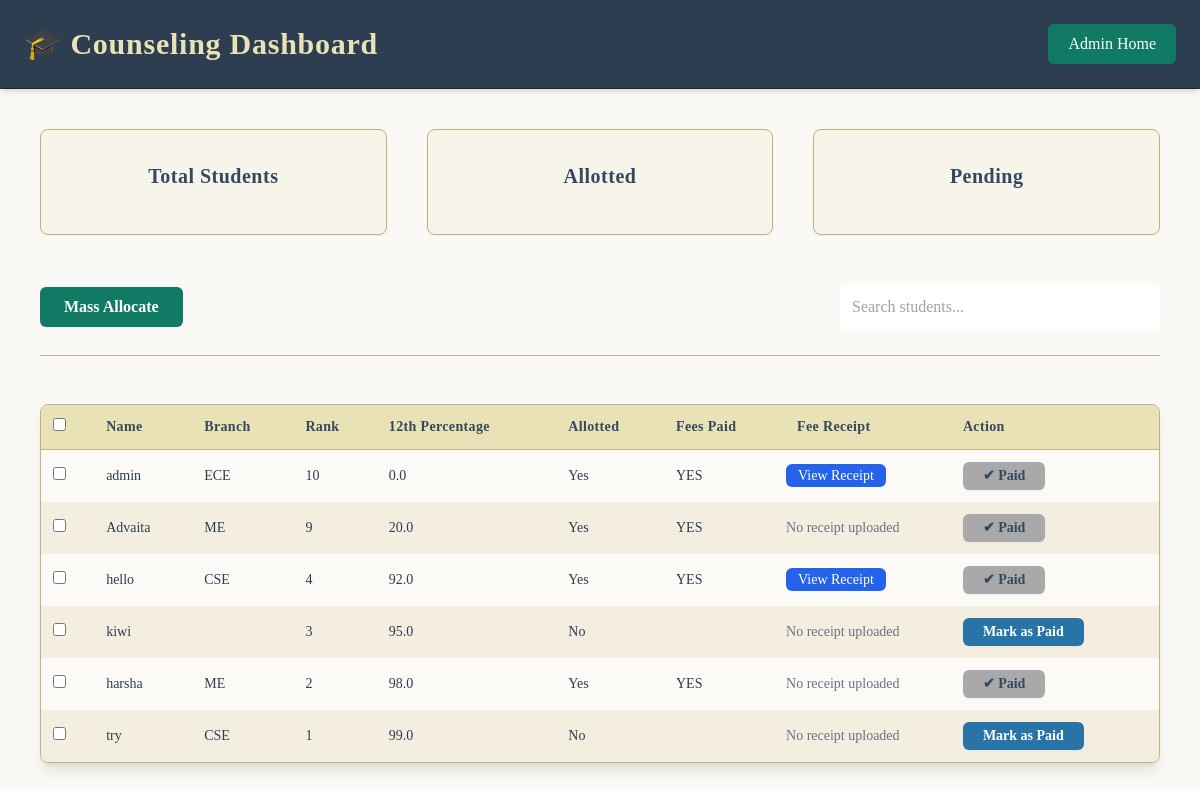
/admin-temp/admin_student_panel/, run on the app's committed database.
### home/models.py (models this page shows, shortened)
class StudentDetail(models.Model):
    COURSE_CHOISE=[
        ('','NOT CHOSEN'),
        ('MCA','MCA'),
        ('BCA','BCA'),
        ('B-TECH','B-TECH'),
    ]
    ALLOTTED_BRANCH= [
                        ('', 'Waiting'),
                        ('CSE', 'Computer Science'),
                        ('ECE', 'Electronics'),
                        ('ME', 'Mechanical'),
                        ('CE', 'Civil'),
                      ]
    FEE_PAID=[('','Waiting'),
                ('NO','NO'),
                ('YES','YES'),
                ('COMMING','COMMING'),]
    IS_ALLOTTED=[('','Waiting'),
                ('NO','NO'),
                ('YES','YES'),
                ('COMMING','COMMING'),
    ]
    user = models.OneToOneField('CustomUser', on_delete=models.CASCADE)
    name = models.CharField(max_length=150,blank=True, null=True)
    phone = models.CharField(max_length=15,blank=True, null=True)
    email = models.EmailField(unique=True,blank=True, null=True)
    father_name=models.CharField(max_length=100)
    mother_name=models.CharField(max_length=100)
    adhar_no=models.CharField(max_length=15)
    address = models.TextField()
    dob = models.DateField()
    math_10 = models.IntegerField(validators=[MinValueValidator(0), MaxValueValidator(100)])
    science_10 = models.IntegerField(validators=[MinValueValidator(0), MaxValueValidator(100)])
    english_10 = models.IntegerField(validators=[MinValueValidator(0), MaxValueValidator(100)])
    hindi_10 = models.IntegerField(validators=[MinValueValidator(0), MaxValueValidator(100)])
    Percentage_10 = models.FloatField(validators=[MinValueValidator(0.0), MaxValueValidator(100.0)],
                                   default=0.0)
    physics_12 = models.IntegerField(validators=[MinValueValidator(0), MaxValueValidator(100)])
    chemistry_12 = models.IntegerField(validators=[MinValueValidator(0), MaxValueValidator(100)])
    math_12 = models.IntegerField(validators=[MinValueValidator(0), MaxValueValidator(100)])
    Percentage_12 = models.FloatField(validators=[MinValueValidator(0.0), MaxValueValidator(100.0)],
                                   default=0.0)
    course_opted = models.CharField(
        max_length=50,
        choices=COURSE_CHOISE,
        blank=True,
        default='',
        verbose_name="Course Opted"
    )
    branch_1 = models.CharField(max_length=50)
    branch_2 = models.CharField(max_length=50)
    fee_receipt = models.ImageField(
        upload_to="fee_receipts/",   # folder inside MEDIA_ROOT
        blank=True,
        null=True,
        verbose_name="Fee Receipt"
    )
    rank = models.PositiveIntegerField(null=True, blank=True)
    is_allotted = models.CharField(
        max_length=50,
        choices=IS_ALLOTTED,
        blank=True,
        default='',
        verbose_name="Is Allotted"
    )
    allotted_branch = models.CharField(
        max_length=50,
        choices=ALLOTTED_BRANCH,
        blank=True,
        default='',
        verbose_name="Allotted Branch"
    )
    fee_paid = models.CharField(max_length=50,
        choices=FEE_PAID,
        blank=True,
        default='',
        verbose_name="Fee Paid"
    )

class CustomUser(AbstractUser):
    is_student = models.BooleanField(default=False)

### home/views.py (the view)
# urls.py: path('admin-temp/admin_student_panel/', views.admin_panel, name='admin_student_panel'),
def admin_panel(request):
    search_query = request.GET.get('search', '')
    branch_filter = request.GET.get('branch', '')
    students = StudentDetail.objects.all().order_by('-rank')
    if search_query:
        students = students.filter(name__icontains=search_query)  # adjust field names
    if branch_filter:
        students = students.filter(allotted_branch=branch_filter)
    return render(request, 'admin-temp/admin_dashboard.html', {
        'students': students
    })

### templates/admin-temp/admin_dashboard.html (shortened to what this page needs)
{% load static %}
<!DOCTYPE html>
<html lang="en" class="bg-[#FAF9F6] text-slate-900 font-serif min-h-screen">
  <head>
    <script src="https://cdn.tailwindcss.com"></script>
  </head>
  <body class="bg-[#FAF9F6] text-slate-900 antialiased">
    <header
      class="bg-[#2C3E50] shadow-md p-6 flex justify-between items-center sticky top-0 z-50 border-b border-[#1F2A38] text-[#EAE2B7]"
    >
      <h1 class="text-3xl font-semibold tracking-wide">
        🎓 Counseling Dashboard
      </h1>
      <a
        href="{% url 'admin:index' %}"
        class="bg-[#117A65] hover:bg-[#0E6655] focus:outline-none focus:ring-2 focus:ring-offset-1 focus:ring-[#148F77] text-[#FDFEFE] font-medium px-5 py-2 rounded-md shadow-sm transition duration-200"
      >
        Admin Home
      </a>
    </header>
    <main class="p-10 max-w-7xl mx-auto space-y-12">
      <section class="grid grid-cols-1 md:grid-cols-3 gap-10">
        <div
          class="bg-[#F7F4EA] border border-[#C2B280] rounded-lg p-8 text-center shadow-sm hover:shadow-md transition-shadow duration-300"
        >
          <h2 class="text-xl font-semibold mb-3 tracking-wide text-[#34495E]">
            Total Students
          </h2>
        </div>
        <div
          class="bg-[#F7F4EA] border border-[#C2B280] rounded-lg p-8 text-center shadow-sm hover:shadow-md transition-shadow duration-300"
        >
          <h2 class="text-xl font-semibold mb-3 tracking-wide text-[#34495E]">
            Allotted
          </h2>
        </div>
        <div
          class="bg-[#F7F4EA] border border-[#C2B280] rounded-lg p-8 text-center shadow-sm hover:shadow-md transition-shadow duration-300"
        >
          <h2 class="text-xl font-semibold mb-3 tracking-wide text-[#34495E]">
            Pending
          </h2>
        </div>
      </section>
      <section
        class="flex flex-col md:flex-row md:items-center md:justify-between gap-6 border-b border-[#C2B280] pb-6"
      >
        <form
          method="POST"
          action="{% url 'mass_allocation' %}"
          class="flex items-center gap-4"
        >
          <button
            type="submit"
            class="bg-[#117A65] hover:bg-[#0E6655] focus:outline-none focus:ring-2 focus:ring-offset-1 focus:ring-[#148F77] text-[#FDFEFE] font-semibold px-6 py-2 rounded-md shadow-sm transition duration-200"
          >
            Mass Allocate
          </button>
        </form>
        <input
          type="search"
          id="searchInput"
          placeholder="Search students..."
          class="p-3 rounded-md w-full md:w-80 text-slate-900 font-medium placeholder-gray-400 focus:outline-none focus:ring-2 focus:ring-[#2874A6]"
          aria-label="Search students"
        />
      </section>
      <section
        class="overflow-x-auto rounded-lg shadow-lg border border-[#C2B280] bg-[#FEFDFC]"
      >
        <table class="min-w-full text-sm border-collapse">
          <thead class="bg-[#EAE2B7] border-b border-[#C2B280]">
            <tr>
              <th class="p-3 text-left">
                <input
                  type="checkbox"
                  id="selectAll"
                  class="cursor-pointer"
                  aria-label="Select all students"
                />
              </th>
              <th
                class="p-3 text-left font-semibold tracking-wide text-[#34495E]"
              >
                Name
              </th>
              <th
                class="p-3 text-left font-semibold tracking-wide text-[#34495E]"
              >
                Branch
              </th>
              <th
                class="p-3 text-left font-semibold tracking-wide text-[#34495E]"
              >
                Rank
              </th>
              <th
                class="p-3 text-left font-semibold tracking-wide text-[#34495E]"
              >
                12th Percentage
              </th>
              <th
                class="p-3 text-left font-semibold tracking-wide text-[#34495E]"
              >
                Allotted
              </th>
              <th
                class="p-3 text-left font-semibold tracking-wide text-[#34495E]"
              >
                Fees Paid
              </th>
              <th
                class="p-3 text-left font-semibold tracking-wide text-[#34495E]"
              >
                Fee Receipt
              </th>
              <th
                class="p-3 text-left font-semibold tracking-wide text-[#34495E]"
              >
                Action
              </th>
            </tr>
          </thead>
          <tbody id="studentTable">
            {% for student in students %}
            <tr
              class="odd:bg-[#FCFAF6] even:bg-[#F4EEE1] hover:bg-[#D6EAF8] transition-colors duration-200"
            >
              <td class="p-3">
                <input
                  type="checkbox"
                  class="selectRow cursor-pointer"
                  value="{{ student.id }}"
                  aria-label="Select student {{ student.user.username }}"
                />
              </td>
              <td class="p-3 font-medium text-[#2C3E50]">
                {{ student.user.username }}
              </td>
              <td class="p-3 text-[#2C3E50]">{{ student.allotted_branch }}</td>
              <td class="p-3 text-[#2C3E50]">{{ student.rank }}</td>
              <td class="p-3 text-[#2C3E50]">{{ student.Percentage_12 }}</td>
              <td class="p-3 text-[#2C3E50]">
                {{ student.is_allotted|yesno:"Yes,No" }}
              </td>
              <td class="p-3 text-[#2C3E50]">{{ student.fee_paid }}</td>
              <td>
                {% if student.fee_receipt %}
                <a
                  href="{{ student.fee_receipt.url }}"
                  target="_blank"
                  class="bg-blue-600 text-white px-3 py-1 rounded-md"
                >
                  View Receipt
                </a>
                {% else %}
                <span class="text-gray-500">No receipt uploaded</span>
                {% endif %}
              </td>
              <td class="p-3 whitespace-nowrap">
                {% if student.fee_paid != "YES" %}
                <form
                  method="POST"
                  action="{% url 'mark_fees_paid' student.id %}"
                >
                  <button
                    type="submit"
                    class="bg-[#2874A6] hover:bg-[#1B4F72] focus:outline-none focus:ring-2 focus:ring-offset-1 focus:ring-[#4D90FE] text-white font-semibold px-5 py-1 rounded-md shadow-sm transition duration-200"
                  >
                    Mark as Paid
                  </button>
                </form>
                {% else %}
                <button
                  type="button"
                  disabled
                  class="bg-[#A9A9A9] text-[#34495E] px-5 py-1 rounded-md cursor-not-allowed font-semibold shadow-sm"
                >
                  ✔ Paid
                </button>
                {% endif %}
              </td>
            </tr>
            {% endfor %}
          </tbody>
        </table>
      </section>
    </main>
  </body>
</html>

### data on the page
StudentDetail: user.username "admin", allotted_branch "ECE", rank "10", Percentage_12 "0.0", is_allotted "Yes", fee_paid "YES", shows "✔ Paid"
StudentDetail: user.username "Advaita", allotted_branch "ME", rank "9", Percentage_12 "20.0", is_allotted "Yes", fee_paid "YES", fee_receipt "No receipt uploaded", shows "✔ Paid"
StudentDetail: user.username "hello", allotted_branch "CSE", rank "4", Percentage_12 "92.0", is_allotted "Yes", fee_paid "YES", shows "✔ Paid"
StudentDetail: user.username "kiwi", rank "3", Percentage_12 "95.0", is_allotted "No", fee_receipt "No receipt uploaded", fee_paid "Mark as Paid"
StudentDetail: user.username "harsha", allotted_branch "ME", rank "2", Percentage_12 "98.0", is_allotted "Yes", fee_paid "YES", fee_receipt "No receipt uploaded", shows "✔ Paid"
StudentDetail: user.username "try", allotted_branch "CSE", rank "1", Percentage_12 "99.0", is_allotted "No", fee_receipt "No receipt uploaded", fee_paid "Mark as Paid"
